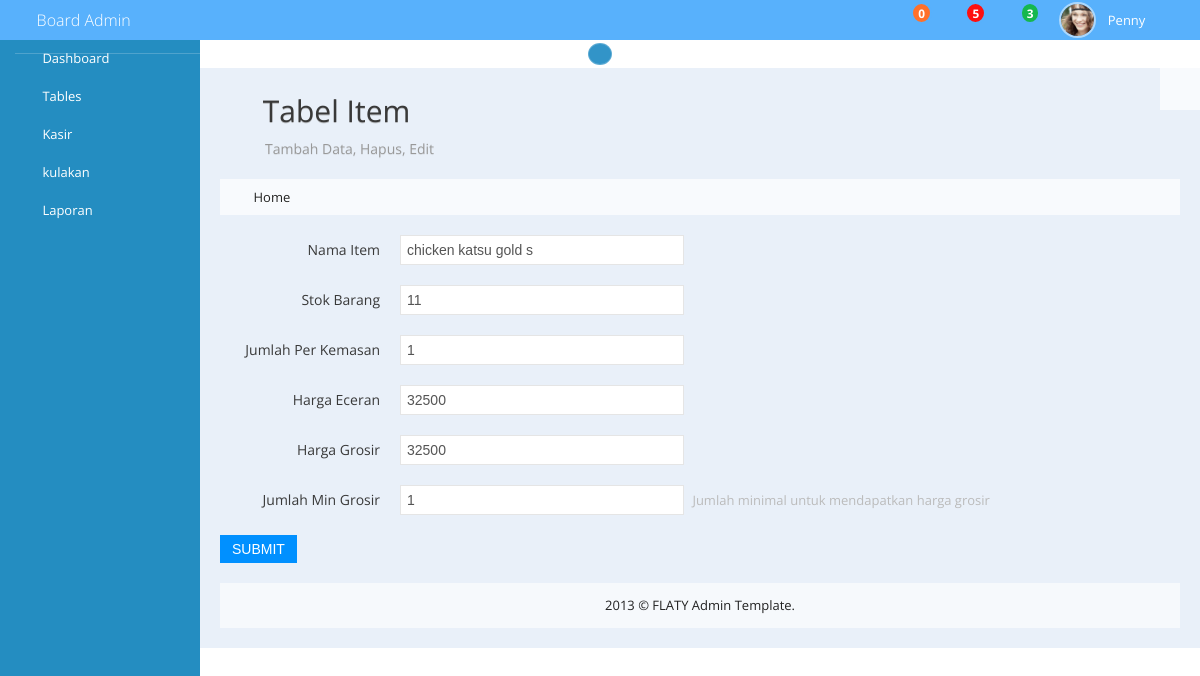
/edit_item.php?Nama_Item=chicken katsu gold s&aksi=edit, run on the app's committed database.
### tables this page shows
CREATE TABLE IF NOT EXISTS `item` (
  `Nama_Item` varchar(20) NOT NULL,
  `Stok` int(11) NOT NULL,
  `Kemasan` varchar(5) NOT NULL,
  `Harga_Jual_Ecer` int(11) NOT NULL,
  `Harga_Jual_Grosir` int(11) NOT NULL,
  `Jum_Grosir` int(11) NOT NULL,
  `disk` int(11) NOT NULL
);

### database.php (called while the page is built, shortened)
<?php
class database
{
	function edit($Nama_Item)
	{
		$data = mysql_query("select * from item where Nama_Item='$Nama_Item'");
		while($d = mysql_fetch_array($data))
		{
			$hasil[] = $d;
		}
		return $hasil;
	}
 }
?>

### edit_item.php (the view, shortened to what this page needs)
<?php
include 'database.php';
$db = new database();
?>
<!DOCTYPE html>
 <html class="no-js">
    <head>
        <link rel="stylesheet" href="assets/bootstrap/bootstrap.min.css">
        <link rel="stylesheet" href="assets/bootstrap/bootstrap-responsive.min.css">
        <link rel="stylesheet" href="assets/font-awesome/css/font-awesome.min.css">
        <link rel="stylesheet" href="assets/normalize/normalize.css">
        <link rel="stylesheet" href="css/flaty.css">
        <link rel="stylesheet" href="css/flaty-responsive.css">
    </head>
    <body>
       <?php include("header.php"); ?>
        <div class="container-fluid" id="main-container">
            <div id="sidebar" class="nav-collapse">
               <?php include("menu.php"); ?>
            </div>
                <div id="sidebar-collapse" class="visible-desktop">
                    <i class="icon-double-angle-left"></i>
                </div>
            </div>
            <div id="main-content">
                <div class="page-title">
                    <div>
                        <h1><i class="icon-file-alt"></i> Tabel Item</h1>
                        <h4>Tambah Data, Hapus, Edit </h4>
                    </div>
                </div>
                <div id="breadcrumbs">
                    <ul class="breadcrumb">
                        <li class="active"><i class="icon-home"></i> Home</li>
                    </ul>
                </div>
                <div class="box-content">
               <form action="proses.php?aksi=update" method="post" class="form-horizontal">
                    <?php
                    foreach ($db->edit($_GET['Nama_Item']) as $d)
                    {
                        ?>
                    <div class="control-group">
                                       <label class="control-label">Nama Item  </label>
                                       <div class="controls">
                                          <input type="text" placeholder="xlarge" class="input-xlarge" value="<?php echo $d['Nama_Item']?>" />
                                       </div>
                                    </div>
                    <div class="control-group">
                                       <label class="control-label">Stok Barang</label>
                                       <div class="controls">
                                          <input type="text" placeholder="xlarge" class="input-xlarge" value="<?php echo $d['Stok']?>" />
                                       </div>
                                    </div>
                     <div class="control-group">
                                       <label class="control-label">Jumlah Per Kemasan</label>
                                       <div class="controls">
                                          <input type="text" placeholder="xlarge" class="input-xlarge" value="<?php echo $d['Kemasan']?>" />
                                       </div>
                                    </div>
                    <div class="control-group">
                                       <label class="control-label">Harga Eceran</label>
                                       <div class="controls">
                                          <input type="text" placeholder="xlarge" class="input-xlarge" value="<?php echo $d['Harga_Jual_Ecer']?>" />
                                       </div>
                                    </div>
                    <div class="control-group">
                                       <label class="control-label">Harga Grosir </label>
                                       <div class="controls">
                                          <input type="text" placeholder="xlarge" class="input-xlarge" value="<?php echo $d['Harga_Jual_Grosir']?>" />
                                       </div>
                                    </div>
                    <div class="control-group">
                                       <label class="control-label">Jumlah Min Grosir</label>
                                       <div class="controls">
                                          <input type="text" placeholder="xlarge" class="input-xlarge" value="<?php echo $d['Kemasan']?>" />
                                        <span class="help-inline">Jumlah minimal untuk mendapatkan harga grosir</span>
                                       </div>
                                    </div>
                   <button type="submit" class="btn btn-primary">SUBMIT</button>
                <?php } ?>
            </form>
            </div>
                <footer>
                    <p>2013 © FLATY Admin Template.</p>
                </footer>
            </div>
    </body>
</html>

### data on the page
item: Nama_Item "chicken katsu gold s", Stok "11", Kemasan "1", Harga_Jual_Ecer "32500", Harga_Jual_Grosir "32500"
